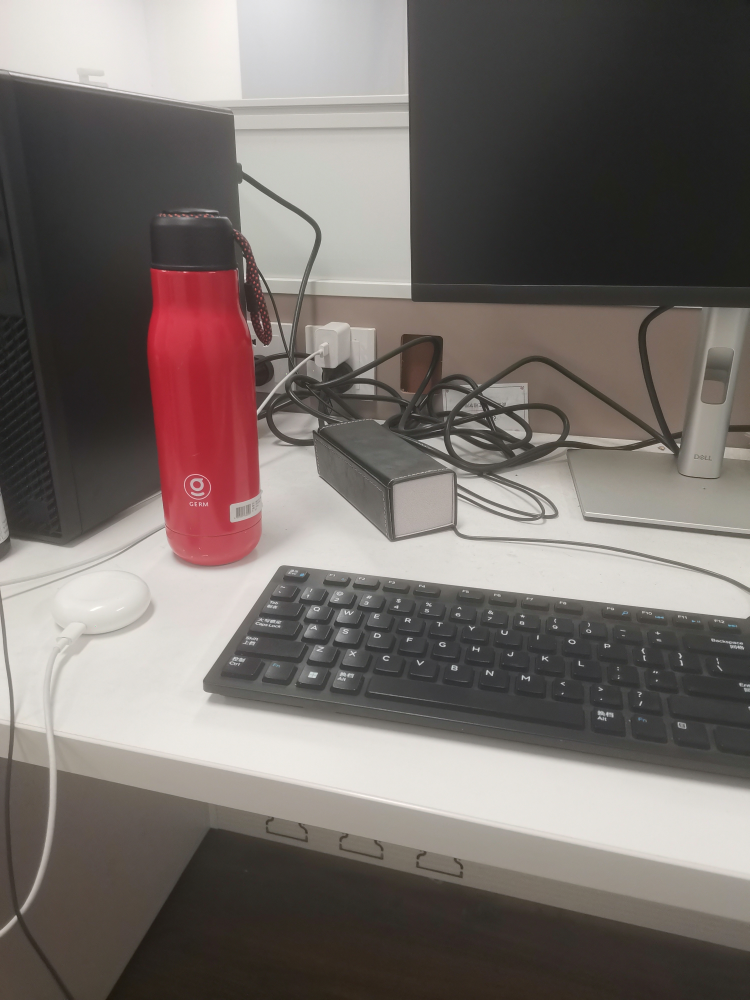
#> input picture 计算机视觉实践-练习1/image_1.jpg, 3000 x 4000 px (shown at 1/4 size)
$ jupyter execute 'Panoramic image.ipynb'
#> lines starting #> are read from the running program, lines starting #| are printed output that depends on the picture; after the words box and inside, x2 and y2 are one past the last pixel; in counts of white or black regions, pixels touching at a corner belong together
[cell 1]
import numpy as np
import imutils
import cv2

class Panaroma:

    def image_stitch(self, images, lowe_ratio=0.75, max_Threshold=4.0,match_status=False):#接收两个图像作为输入，使用 SIFT 算法检测它们的特征和关键点，然后匹配这些特征点以找到它们之间的对应关系。


        (imageB, imageA) = images
        (KeypointsA, features_of_A) = self.Detect_Feature_And_KeyPoints(imageA)
        (KeypointsB, features_of_B) = self.Detect_Feature_And_KeyPoints(imageB)
        # 根据输入的特征点匹配计算两个图像之间的变换矩阵。
        Values = self.matchKeypoints(KeypointsA, KeypointsB,features_of_A, features_of_B, lowe_ratio, max_Threshold)

        if Values is None:
            return None


        (matches, Homography, status) = Values
        result_image = self.getwarp_perspective(imageA,imageB,Homography)
        result_image[0:imageB.shape[0], 0:imageB.shape[1]] = imageB#把扭曲过后的图片左边B大小的区域都赋值给B


        if match_status:#如果匹配成功
            vis = self.draw_Matches(imageA, imageB, KeypointsA, KeypointsB, matches,status)

            return (result_image, vis)

        return result_image

    def getwarp_perspective(self,imageA,imageB,Homography):
        val = imageA.shape[1] + imageB.shape[1]
        result_image = cv2.warpPerspective(imageA, Homography, (val , imageA.shape[0]))
#将图像 A 通过变换矩阵 Homography 转换为与图像AB宽度相加高度相等的图像。
        return result_image

    def Detect_Feature_And_KeyPoints(self, image):#用于检测输入图像的 SIFT 特征和关键点
        gray = cv2.cvtColor(image, cv2.COLOR_BGR2GRAY)
        descriptors = cv2.SIFT_create()
        (Keypoints, features) = descriptors.detectAndCompute(image, None)

        Keypoints = np.float32([i.pt for i in Keypoints])
        return (Keypoints, features)

    def get_Allpossible_Match(self,featuresA,featuresB):#用于计算两个图像之间所有可能的特征点匹配。

        match_instance = cv2.DescriptorMatcher_create("BruteForce")
        All_Matches = match_instance.knnMatch(featuresA, featuresB, 2)

        return All_Matches

    def All_validmatches(self,AllMatches,lowe_ratio):#根据 Lowe 的比率测试选出所有有效的特征点匹配。
        valid_matches = []

        for val in AllMatches:
            if len(val) == 2 and val[0].distance < val[1].distance * lowe_ratio:
                valid_matches.append((val[0].trainIdx, val[0].queryIdx))

        return valid_matches

    def Compute_Homography(self,pointsA,pointsB,max_Threshold):#使用 RANSAC 算法计算两个图像之间的变换矩阵。

        (H, status) = cv2.findHomography(pointsA, pointsB, cv2.RANSAC, max_Threshold)
        return (H,status)

    def matchKeypoints(self, KeypointsA, KeypointsB, featuresA, featuresB,lowe_ratio, max_Threshold):#根据输入的特征点匹配计算两个图像之间的变换矩阵。

        AllMatches = self.get_Allpossible_Match(featuresA,featuresB);#用于计算两个图像之间所有可能的特征点匹配。
        valid_matches = self.All_validmatches(AllMatches,lowe_ratio)#根据 Lowe 的比率测试选出所有有效的特征点匹配。

        if len(valid_matches) > 4:#如果有效的特征点匹配数量大于 4，

            pointsA = np.float32([KeypointsA[i] for (_,i) in valid_matches])
            pointsB = np.float32([KeypointsB[i] for (i,_) in valid_matches])
#max_Threshold 是 RANSAC 算法中的距离阈值，用于筛选出好的匹配点。
            (Homograpgy, status) = self.Compute_Homography(pointsA, pointsB, max_Threshold)
# Compute_Homography 函数，计算出两个图像之间的变换矩阵，并返回变换矩阵 Homography 和状态 status。
            return (valid_matches, Homograpgy, status)#将有效的特征点匹配、变换矩阵和状态作为结果返回
        else:
            return None

    def get_image_dimension(self,image):#获取图像的高度和宽度。
        (h,w) = image.shape[:2]
        return (h,w)

    def get_points(self,imageA,imageB):#将两个图像水平拼接以创建一个大图像。

        (hA, wA) = self.get_image_dimension(imageA)
        (hB, wB) = self.get_image_dimension(imageB)
        vis = np.zeros((max(hA, hB), wA + wB, 3), dtype="uint8")
        vis[0:hA, 0:wA] = imageA
        vis[0:hB, wA:] = imageB

        return vis


    def draw_Matches(self, imageA, imageB, KeypointsA, KeypointsB, matches, status):#将特征点匹配可视化。

        (hA,wA) = self.get_image_dimension(imageA)
        vis = self.get_points(imageA,imageB)


        for ((trainIdx, queryIdx), s) in zip(matches, status):
            if s == 1:
                ptA = (int(KeypointsA[queryIdx][0]), int(KeypointsA[queryIdx][1]))
                ptB = (int(KeypointsB[trainIdx][0]) + wA, int(KeypointsB[trainIdx][1]))
                cv2.line(vis, ptA, ptB, (0, 255, 0), 1)

        return vis

[cell 2]
from matplotlib import pyplot as plt

no_of_images = 3#定义的读取图片的数量


filename = ['image_1.jpg', 'image_2.jpg', 'image_3.jpg']#设置的图片的地址

images = []#存储原始图片
#读取图像并进行标准化
for i in range(no_of_images):
    images.append(cv2.imread(filename[i]))
for i in range(no_of_images):
    images[i] = imutils.resize(images[i], width=400)
#> after the loop, images = 3 items

for i in range(no_of_images):
    images[i] = imutils.resize(images[i], height=400)
#。如果要拼接的图像数为2，则调用“image_stitch”函数将它们拼接在一起。
# 如果图像数量大于2，则先将最后两个图像拼接在一起，然后对于剩下的所有图像，循环地将它们与先前拼接的结果拼接在一起。
panaroma = Panaroma()
if no_of_images==2:
    (result, matched_points) = panaroma.image_stitch([images[0], images[1]], match_status=True)
else:
    (result, matched_points) = panaroma.image_stitch([images[no_of_images-2], images[no_of_images-1]], match_status=True)
#> in image_stitch, `(imageB, imageA) = images`:
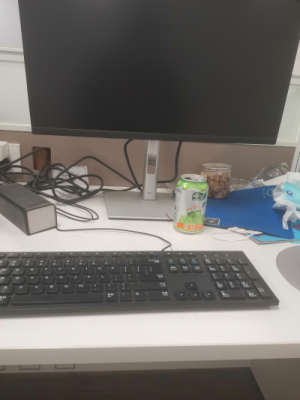
#> imageA: shape (400, 300, 3); mean of channels 0, 1, 2 105.2, 109.1, 112.3; drawn as B, G, R
#> in Detect_Feature_And_KeyPoints, `(Keypoints, features) = descriptors.detectAndCompute(image, None)`: Keypoints = 299 keypoints; strongest (x, y, size): (229, 285, 37.8), (49, 192, 3.7), (84, 186, 3), (264, 256, 23.1)
#> in Detect_Feature_And_KeyPoints, `Keypoints = np.float32([i.pt for i in Keypoints])`: Keypoints = 299 pairs, first value 3.95 to 294.2, second value 45.81 to 296.8
#> in image_stitch, `(KeypointsA, features_of_A) = self.Detect_Feature_And_KeyPoints(imageA)`: KeypointsA has the same summary as Keypoints in Detect_Feature_And_KeyPoints
#> in Detect_Feature_And_KeyPoints (call 2), `gray = cv2.cvtColor(image, cv2.COLOR_BGR2GRAY)`:
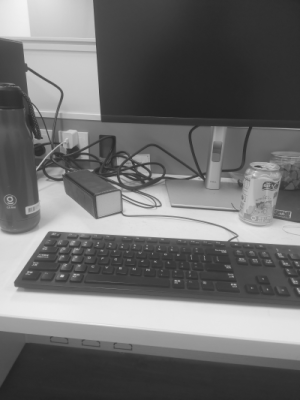
#> gray: shape (400, 300); min 34, max 244, mean 110.1
#> in Detect_Feature_And_KeyPoints (call 2), `(Keypoints, features) = descriptors.detectAndCompute(image, None)`: Keypoints = 356 keypoints; strongest (x, y, size): (62, 276, 2.1), (38, 275, 25), (48, 270, 32), (57, 267, 36.7)
#> in Detect_Feature_And_KeyPoints (call 2), `Keypoints = np.float32([i.pt for i in Keypoints])`: Keypoints = 356 pairs, first value 9.94 to 295.9, second value 24.69 to 341.9
#> in image_stitch, `(KeypointsB, features_of_B) = self.Detect_Feature_And_KeyPoints(imageB)`: KeypointsB has the same summary as Keypoints in Detect_Feature_And_KeyPoints
#> in get_Allpossible_Match, `All_Matches = match_instance.knnMatch(featuresA, featuresB, 2)`: All_Matches = 299 matches
#> after the loop in All_validmatches, `for val in AllMatches:`: valid_matches = 113 pairs, first value 75 to 351, second value 3 to 223
#> in matchKeypoints, `pointsA = np.float32([KeypointsA[i] for (_,i) in valid_matches])`: pointsA = 113 pairs, first value 6.04 to 219.1, second value 45.81 to 293.6
#> in matchKeypoints, `pointsB = np.float32([KeypointsB[i] for (i,_) in valid_matches])`: pointsB = 113 pairs, first value 58.42 to 290.9, second value 38.77 to 284.8
#> in Compute_Homography, `(H, status) = cv2.findHomography(pointsA, pointsB, cv2.RANSAC, max_Thr..`: H = [[0.831, 0.0448, 64.48], [-0.114, 0.978, -4.32], [-0.000738, 0.000162, 1]]; status = 113 values, max 1 at index 0, min 0 at index 2, mean 0.956
#> in matchKeypoints, `(Homograpgy, status) = self.Compute_Homography(pointsA, pointsB, max_T..`: Homograpgy has the same summary as H in Compute_Homography
#> in image_stitch, `(matches, Homography, status) = Values`: matches has the same summary as valid_matches in All_validmatches; Homography has the same summary as H in Compute_Homography
#> in image_stitch, `result_image[0:imageB.shape[0], 0:imageB.shape[1]] = imageB#把扭曲过后的图片左边..`:
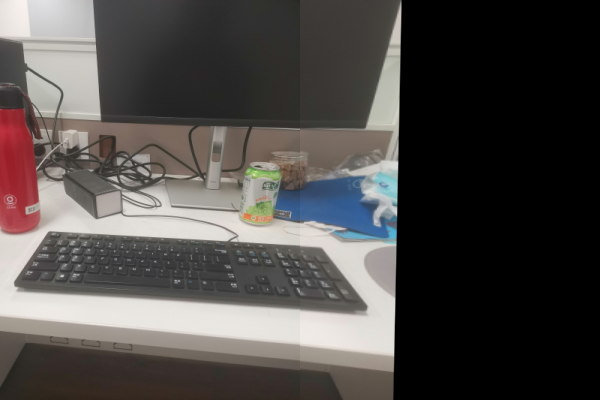
#> result_image: shape (400, 600, 3); mean of channels 0, 1, 2 71.6, 73.9, 77.6; drawn as B, G, R
#> in draw_Matches, `(hA,wA) = self.get_image_dimension(imageA)`: hA = 400; wA = 300
#> in get_points, `(hA, wA) = self.get_image_dimension(imageA)`: hA = 400; wA = 300
#> in get_points, `(hB, wB) = self.get_image_dimension(imageB)`: hB = 400; wB = 300
#> in get_points, `vis[0:hB, wA:] = imageB`:
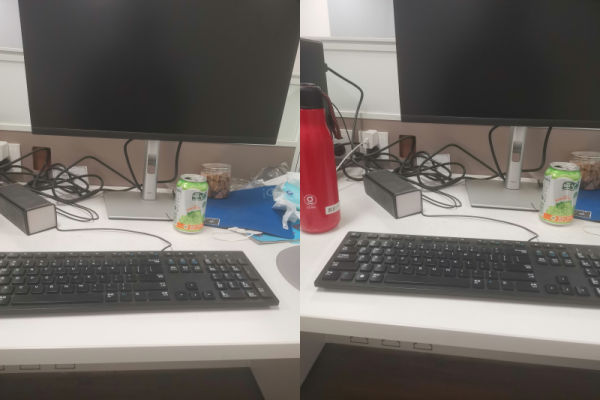
#> vis: shape (400, 600, 3); mean of channels 0, 1, 2 104.6, 108.7, 114.1; drawn as B, G, R
#> the loop in draw_Matches, `for ((trainIdx, queryIdx), s) in zip(matches, status):` made 113 passes
#> (trainIdx, queryIdx, s, ptA, ptB) on passes 1, 2, 4, 5, 7, 9, 10, 12, 13, 14, 15, 16: (127, 3, [1], (6, 160), (375, 147)), (132, 5, [1], (9, 257), (381, 238)), (142, 12, [1], (16, 255), (388, 237)), (143, 13, [1], (17, 277), (388, 257)), (139, 19, [1], (18, 169), (385, 157)), (154, 26, [1], (28, 233), (396, 216)), (155, 28, [1], (29, 183), (396, 170)), (156, 31, [1], (30, 166), (396, 153)), (157, 32, [1], (30, 156), (397, 144)), (160, 33, [1], (30, 230), (399, 214)), (162, 34, [1], (31, 228), (399, 211)), (164, 36, [1], (33, 147), (400, 136))
#> (ptA, ptB) on passes 61 to 66: ((108, 146), (472, 134)), ((124, 140), (488, 127)), ((125, 140), (490, 127)), ((132, 180), (496, 170)), ((135, 143), (500, 130)), ((135, 189), (497, 178))
#> after the loop in draw_Matches, `for ((trainIdx, queryIdx), s) in zip(matches, status):`:
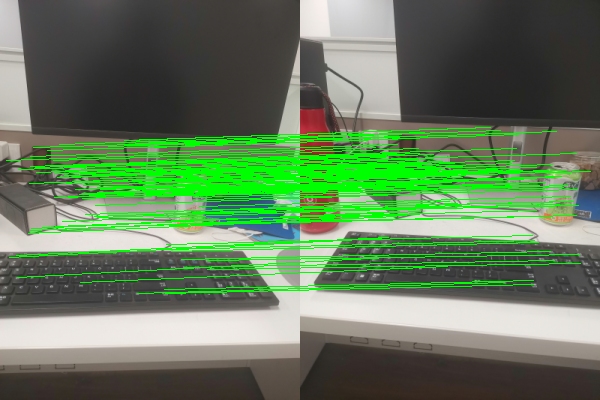
#> vis: shape (400, 600, 3); 11.46% of pixels changed, all inside (x1, y1, x2, y2) = (6, 127, 591, 294); drawn as B, G, R
    for i in range(no_of_images - 2):
        (result, matched_points) = panaroma.image_stitch([images[no_of_images-i-3],result], match_status=True)
#> this loop made 1 pass
#> pass 1, in Detect_Feature_And_KeyPoints (call 3), `gray = cv2.cvtColor(image, cv2.COLOR_BGR2GRAY)`:
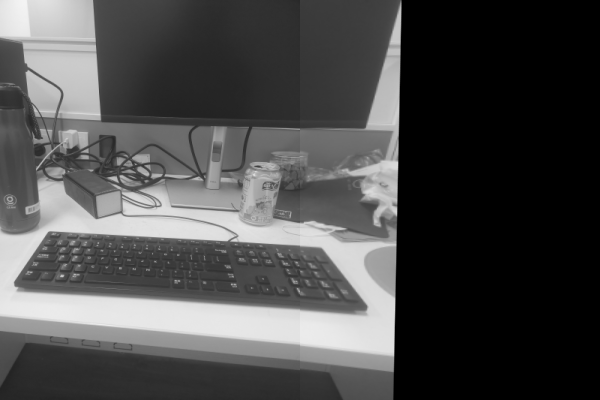
#> gray: shape (400, 600); min 0, max 244, mean 74.7
#> pass 1, in Detect_Feature_And_KeyPoints (call 4), `gray = cv2.cvtColor(image, cv2.COLOR_BGR2GRAY)`:
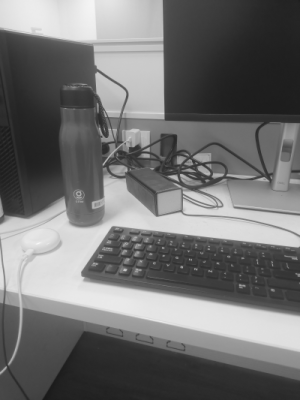
#> gray: shape (400, 300); min 25, max 247, mean 112.9
#> pass 1, in getwarp_perspective (call 2), `result_image = cv2.warpPerspective(imageA, Homography, (val , imageA.s..`:
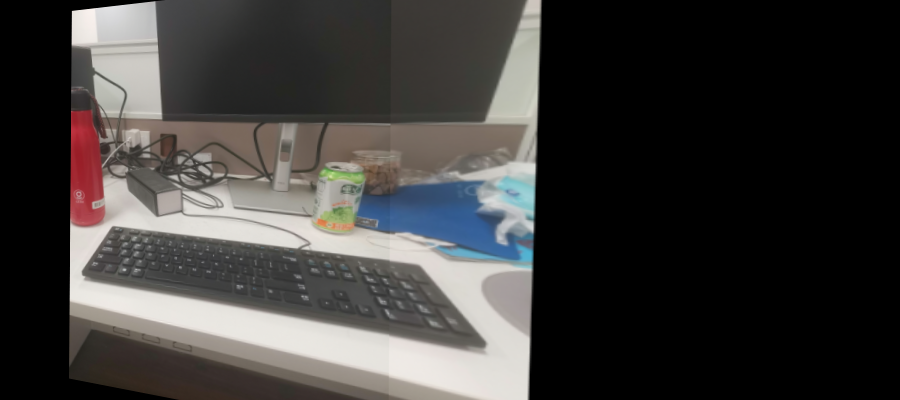
#> result_image: shape (400, 900, 3); mean of channels 0, 1, 2 58, 59.6, 61.4; drawn as B, G, R
#> after the loop:
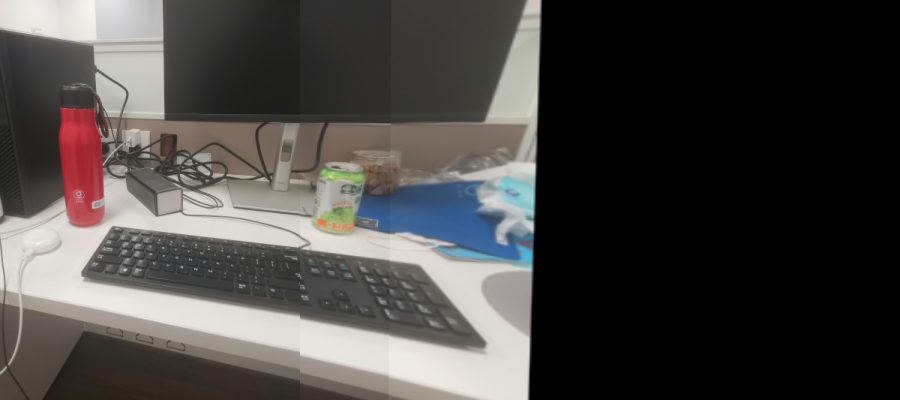
#> result: shape (400, 900, 3); mean of channels 0, 1, 2 66.7, 68.6, 71.2; drawn as B, G, R

#可视化图片
for i in range(no_of_images):
    plt.text(0, 0, "Image {k}".format(k=i+1))
    plt.imshow( images[i])
    plt.show()
plt.text(0, 0, "Keypoint Matches")
plt.imshow( matched_points)
plt.show()
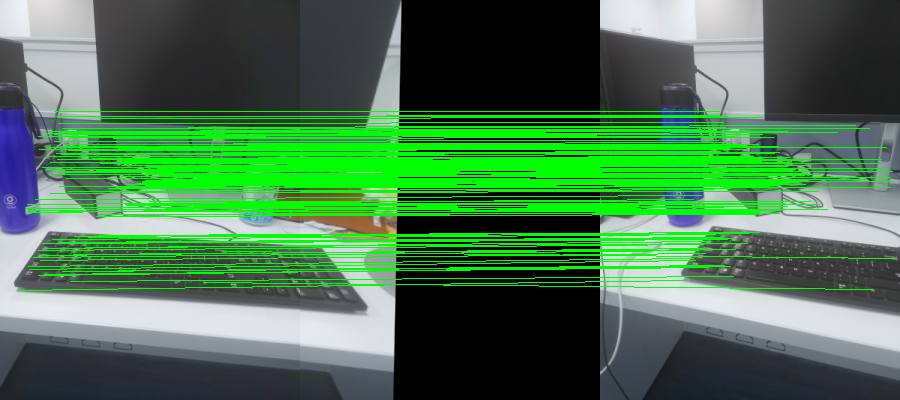
#> shown: shape (400, 900, 3); mean R, G, B 70.2, 117.1, 76.6
plt.text(0,0, "Result")
plt.imshow( result)
plt.show()
#存储图片
cv2.imwrite("Matched_points.jpg",matched_points)
cv2.imwrite("Panorama_image.jpg",result)

cv2.waitKey(0)
cv2.destroyAllWindows()
